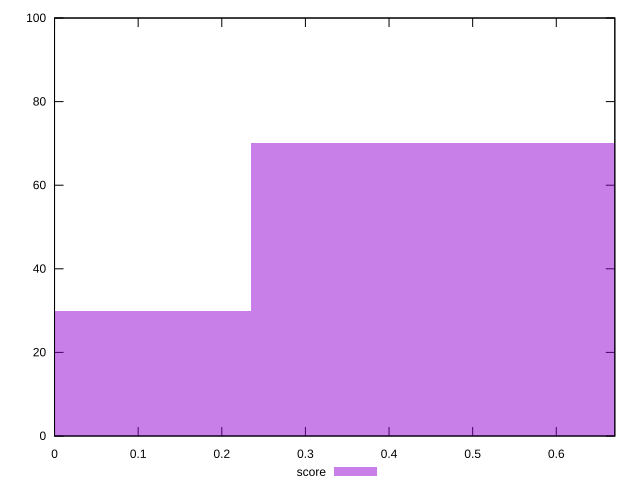

This figure's gnuplot source:
reset

$score <<EOF
0.4698785636050345 70
0 30
EOF

set key outside below
set boxwidth 0.4698785636050345
set xrange [0:0.67]
set yrange [0:100]
set trange [0:100]
set style fill transparent solid 0.5 noborder
set terminal svg size 640, 490 enhanced background rgb 'white'
set output "reprap/unused-javascript/samples/pages/score/histogram.svg"

plot $score title "score" with boxes

reset
